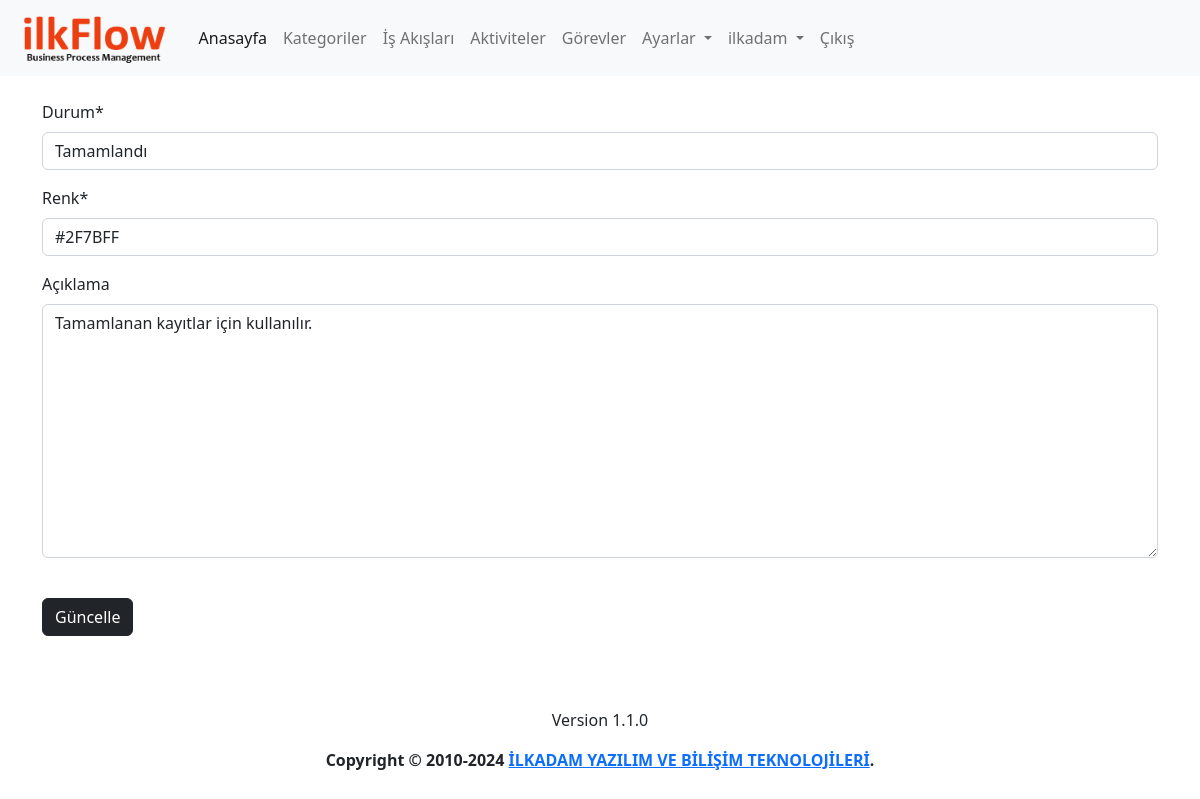
The app's page /state/2/update (signed in) with its own data.
### app/models.py (models this page shows, shortened)
class State(models.Model):
    name=models.CharField(max_length=100,verbose_name='Durum')
    description=models.TextField(verbose_name='Açıklama', blank=True, null=True)
    color=ColorField(default='#FFFFFF',verbose_name='Renk')
    created_date=models.DateTimeField(auto_now_add=True, verbose_name='Oluşturulma Tarihi', blank=True, null=True)
    user=models.ForeignKey(User,on_delete=models.PROTECT,verbose_name='Kullanıcı', blank=True, null=True)
    class Meta:
        verbose_name='Durum'
        verbose_name_plural='Durumlar'

### app/views.py (the view, shortened to what this page needs)
# urls.py: path('state/<int:state_id>/update', views.state_update, name='state_update'),
@login_required(login_url='/user/login/')
def state_update(request,state_id):
    state=get_object_or_404(State,pk=state_id)
    state_form=StateForm(instance=state)
    context={
        'state_form':state_form,
        'state':state
    }
    return render(request,'app/state_update.html',context)

### app/forms.py
class StateForm(forms.ModelForm):
    class Meta:
        model=State
        fields=('name', 'color', 'description')

### templates/app/state_update.html (shortened to what this page needs)
{% extends 'layout.html' %}
{% load humanize %}
{% block content %}
{% load crispy_forms_tags %}
<div class="row">
    <form action="{% url 'state_update' state.id %}" method="POST">
        {{state_form|crispy}}
        <button class="btn btn-dark my-4" type="submit">Güncelle</button>
    </form>
</div>
{% endblock %}

### templates/layout.html (shortened to what this page needs)
{% load static %}
<!doctype html>
<html lang="tr">
<head>
  <link href="https://cdn.jsdelivr.net/npm/bootstrap@5.2.2/dist/css/bootstrap.min.css" rel="stylesheet"
>
  <link rel="stylesheet" type="text/css" href="https://cdn.datatables.net/1.12.1/css/dataTables.bootstrap5.min.css">
  <link rel="stylesheet" type="text/css"
    href="https://cdn.datatables.net/responsive/2.3.0/css/responsive.dataTables.min.css">
  <link rel="stylesheet" type="text/css" href="https://cdn.datatables.net/buttons/2.2.3/css/buttons.bootstrap5.min.css">
  <link href="https://cdn.jsdelivr.net/npm/summernote@0.8.18/dist/summernote-lite.min.css" rel="stylesheet">
  <link href="https://cdn.jsdelivr.net/npm/select2@4.1.0-rc.0/dist/css/select2.min.css" rel="stylesheet" />
  <link rel="stylesheet" href="{% static 'css/jeflow.css' %}">
</head>
<body>
  <header>
    <nav class="navbar navbar-expand-lg bg-light">
      <div class="container-fluid">
        <a class="navbar-brand" href="{% url 'index' %}">
          <img class="logo" src="{% static 'img/logo-text.png' %}" alt="JeFlow">
        </a>
        <div class="collapse navbar-collapse" id="navbarNavDropdown">
          <ul class="navbar-nav">
            <li class="nav-item">
              <a class="nav-link active" aria-current="page" href="{% url 'index' %}">Anasayfa</a>
            </li>
            {% if user.is_authenticated %}
            <li class="nav-item">
              <a class="nav-link" href="{% url 'category' %}">Kategoriler</a>
            </li>
            <li class="nav-item">
              <a class="nav-link" href="{% url 'process' %}">İş Akışları</a>
            </li>
            <li class="nav-item">
              <a class="nav-link" href="{% url 'activity' %}">Aktiviteler</a>
            </li>
            <li class="nav-item">
              <a class="nav-link" href="{% url 'task' %}">Görevler</a>
            </li>
            <li class="nav-item dropdown">
              <a class="nav-link dropdown-toggle" href="{% url 'settings' %}" role="button" data-bs-toggle="dropdown"
                aria-expanded="false">
                Ayarlar
              </a>
            </li>
            <li class="nav-item dropdown">
              <a class="nav-link dropdown-toggle" href="{% url 'profile' %}" role="button" data-bs-toggle="dropdown"
                aria-expanded="false">
                {{ user }}
              </a>
            </li>
            <li class="nav-item">
              <a class="nav-link" href="javascript:{document.getElementById('logout').submit()}">Çıkış</a>
            </li>
            {% else %}
            <li class="nav-item">
              <a class="nav-link" href="{% url 'register' %}">Kayıt Ol</a>
            </li>
            {% endif %}
          </ul>
        </div>
      </div>
    </nav>
  </header>
  <main>
    <div class="container mt-4">
      {% block content %}
      {% endblock %}
    </div>
  </main>
  <footer class="mt-5">
    <div class="d-flex flex-column justify-content-center align-items-center">
      <p>{% include 'partials/_version.html' %}</p>
      <p><strong>Copyright &copy; 2010-2024 <a href="https://ilkadam.com.tr" target="_blank">İLKADAM YAZILIM VE BİLİŞİM TEKNOLOJİLERİ</a>.</strong></p>
    </div>
  </footer>
</body>
</html>

### static/css/jeflow.css (style rules this page uses)
img.logo { height: 50px; }

### records on screen
State: name "Tamamlandı", color "#2F7BFF", description "Tamamlanan kayıtlar için kullanılır."

### other values on screen
{{ user }} "ilkadam"
